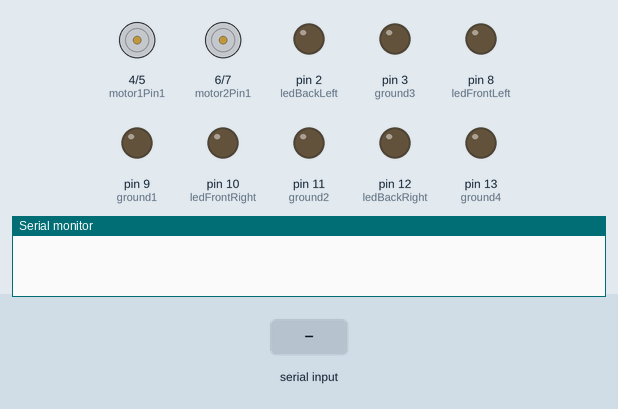
This sketch was run on a simulated Arduino Uno, built with avr-gcc and run on an emulated ATmega328P. On the bench: motor-driver pin pairs drawn as motors (green arrow = first pin HIGH = forward, orange = second pin HIGH = backward, longer = more drive), output pins drawn as LEDs (lit = HIGH), the last lines printed to the serial monitor. Inputs (shaded band) come from the test bench.

Above: at 1.2 s.
1.3 s: "F" received over Serial
At 2.4 s:
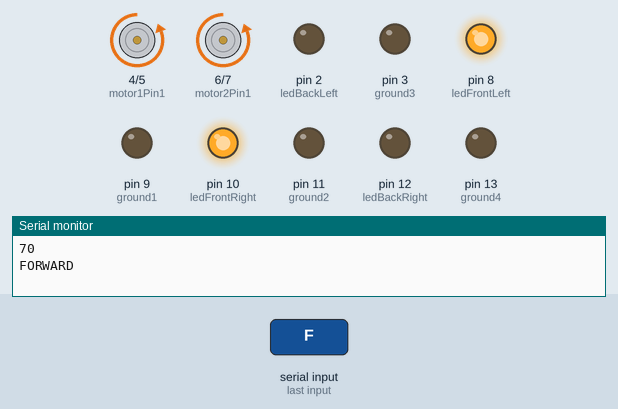
2.8 s: "B" received over Serial
At 3.8 s:
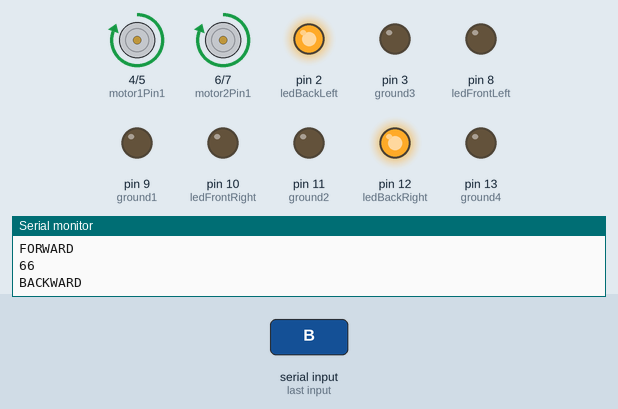
4.3 s: "S" received over Serial
At 4.9 s:
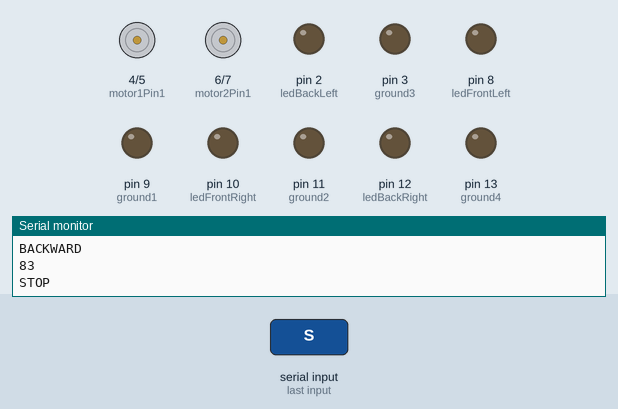
5.8 s: "R" received over Serial
At 7.0 s:
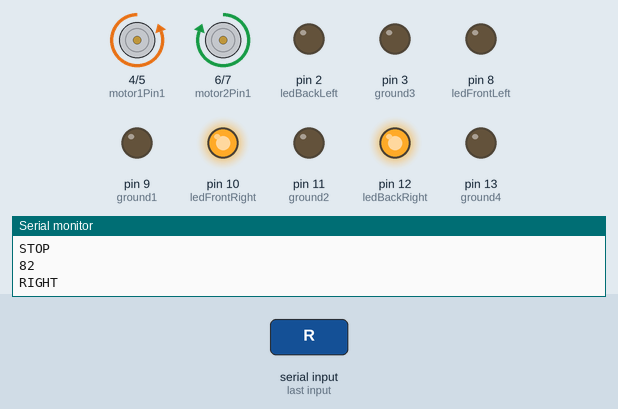
7.3 s: "L" received over Serial
At 8.2 s:
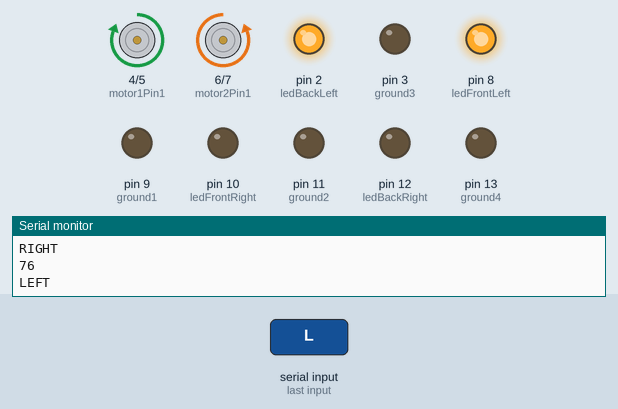
8.8 s: "F" received over Serial
At 9.6 s:
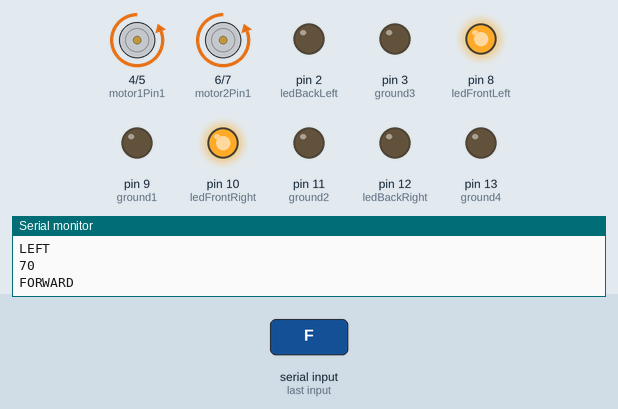
Timing chart, 0 to 11.3 s (numbered marks = the images above; inputs shaded):
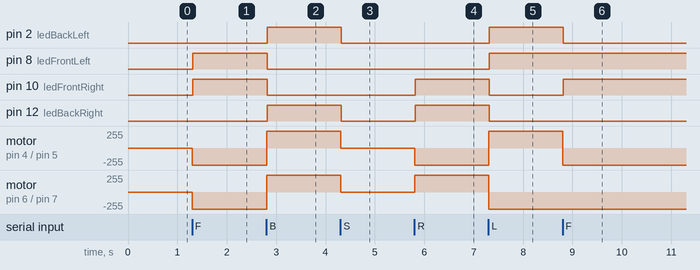

The sketch:

Cola_Truck.ino
```cpp
int state = 0;
int flag = 0;

int motor1Pin1 = 4;
int motor1Pin2 = 5;
int motor2Pin1 = 6;
int motor2Pin2 = 7;
int ledFrontLeft = 8;
int ledFrontRight = 10;
int ledBackLeft = 2;
int ledBackRight = 12;
int ground1 = 9;
int ground2 = 11;
int ground3 = 3;
int ground4 = 13;
void setup()
{

    pinMode(motor1Pin1, OUTPUT);
    pinMode(motor1Pin2, OUTPUT);
    pinMode(motor2Pin1, OUTPUT);
    pinMode(motor2Pin2, OUTPUT);

    pinMode(ledFrontLeft, OUTPUT);
    pinMode(ground1, OUTPUT);

    pinMode(ledFrontRight, OUTPUT);
    pinMode(ground2, OUTPUT);

    pinMode(ledBackLeft, OUTPUT);
    pinMode(ground3, OUTPUT);

    pinMode(ledBackRight, OUTPUT);
    pinMode(ground4, OUTPUT);

    digitalWrite(ground1, LOW);
    digitalWrite(ground2, LOW);
    digitalWrite(ground3, LOW);
    digitalWrite(ground4, LOW);
    Serial.begin(9600);

}

void loop()
{
    if(Serial.available() > 0)
    {
      state = Serial.read();
      flag = 1;
      if(flag == 1) Serial.println(state);
    }
    // Forward
    if (state == 'F')
    {
        Forward();
        digitalWrite(ledFrontLeft, HIGH);
        digitalWrite(ledFrontRight, HIGH);
        digitalWrite(ledBackLeft, LOW);
        digitalWrite(ledBackRight, LOW);


    }
    // Backward
    else if (state == 'B')
    {
        Backward();
        digitalWrite(ledFrontLeft, LOW);
        digitalWrite(ledFrontRight, LOW);
        digitalWrite(ledBackLeft, HIGH);
        digitalWrite(ledBackRight, HIGH);
    }
    // Stop
    else if (state == 'S')
    {
        Stop();
        digitalWrite(ledFrontLeft, LOW);
        digitalWrite(ledFrontRight, LOW);
        digitalWrite(ledBackLeft, LOW);
        digitalWrite(ledBackRight, LOW);
    }
    // Right
    else if (state == 'R')
    {
        Right();
        digitalWrite(ledFrontLeft, LOW);
        digitalWrite(ledFrontRight, HIGH);
        digitalWrite(ledBackLeft, LOW);
        digitalWrite(ledBackRight, HIGH);
    }
    // Left
    else if (state == 'L')
    {
        Left();
        digitalWrite(ledFrontLeft, HIGH);
        digitalWrite(ledFrontRight, LOW);
        digitalWrite(ledBackLeft, HIGH);
        digitalWrite(ledBackRight, LOW);
    }
    flag = 0;
}

void Forward()
{
        digitalWrite(motor1Pin1, LOW);
        digitalWrite(motor1Pin2, HIGH);
        digitalWrite(motor2Pin1, LOW);
        digitalWrite(motor2Pin2, HIGH);
        if(flag == 1) Serial.println("FORWARD");
        delay(10);
}

void Backward()
{
        digitalWrite(motor1Pin1, HIGH);
        digitalWrite(motor1Pin2, LOW);
        digitalWrite(motor2Pin1, HIGH);
        digitalWrite(motor2Pin2, LOW);
        if(flag == 1) Serial.println("BACKWARD");
        delay(10);
}

void Stop()
{
        digitalWrite(motor1Pin1, LOW);
        digitalWrite(motor1Pin2, LOW);
        digitalWrite(motor2Pin1, LOW);
        digitalWrite(motor2Pin2, LOW);
        if(flag == 1) Serial.println("STOP");
        delay(10);
}

void Left()
{
        digitalWrite(motor1Pin1, HIGH);
        digitalWrite(motor1Pin2, LOW);
        digitalWrite(motor2Pin1, LOW);
        digitalWrite(motor2Pin2, HIGH);
        if(flag == 1) Serial.println("LEFT");
        delay(10);
}

void Right()
{
        digitalWrite(motor1Pin1, LOW);
        digitalWrite(motor1Pin2, HIGH);
        digitalWrite(motor2Pin1, HIGH);
        digitalWrite(motor2Pin2, LOW);
        if(flag == 1) Serial.println("RIGHT");
        delay(10);
}
```

Measured:
- after the input at 1.3 s, pin 8 (ledFrontLeft), pin 10 (ledFrontRight): LOW → HIGH at once; motor on pin 4 (motor1Pin1) / pin 5 (motor1Pin2), motor on pin 6 (motor2Pin1) / pin 7 (motor2Pin2): stopped → backward 255/255 at once
- after the input at 2.8 s, pin 2 (ledBackLeft), pin 12 (ledBackRight): LOW → HIGH at once; pin 8 (ledFrontLeft), pin 10 (ledFrontRight): HIGH → LOW at once; motor on pin 4 (motor1Pin1) / pin 5 (motor1Pin2), motor on pin 6 (motor2Pin1) / pin 7 (motor2Pin2): backward 255/255 → forward 255/255 at once
- after the input at 4.3 s, pin 2 (ledBackLeft), pin 12 (ledBackRight): HIGH → LOW at once; motor on pin 4 (motor1Pin1) / pin 5 (motor1Pin2), motor on pin 6 (motor2Pin1) / pin 7 (motor2Pin2): forward 255/255 → stopped at once
- after the input at 5.8 s, pin 10 (ledFrontRight), pin 12 (ledBackRight): LOW → HIGH at once; motor on pin 4 (motor1Pin1) / pin 5 (motor1Pin2): stopped → backward 255/255 at once; motor on pin 6 (motor2Pin1) / pin 7 (motor2Pin2): stopped → forward 255/255 at once
- after the input at 7.3 s, pin 2 (ledBackLeft), pin 8 (ledFrontLeft): LOW → HIGH at once; pin 10 (ledFrontRight), pin 12 (ledBackRight): HIGH → LOW at once; motor on pin 4 (motor1Pin1) / pin 5 (motor1Pin2): backward 255/255 → forward 255/255 at once; motor on pin 6 (motor2Pin1) / pin 7 (motor2Pin2): forward 255/255 → backward 255/255 at once
- after the input at 8.8 s, pin 2 (ledBackLeft): HIGH → LOW at once; pin 10 (ledFrontRight): LOW → HIGH at once; motor on pin 4 (motor1Pin1) / pin 5 (motor1Pin2): forward 255/255 → backward 255/255 at once
